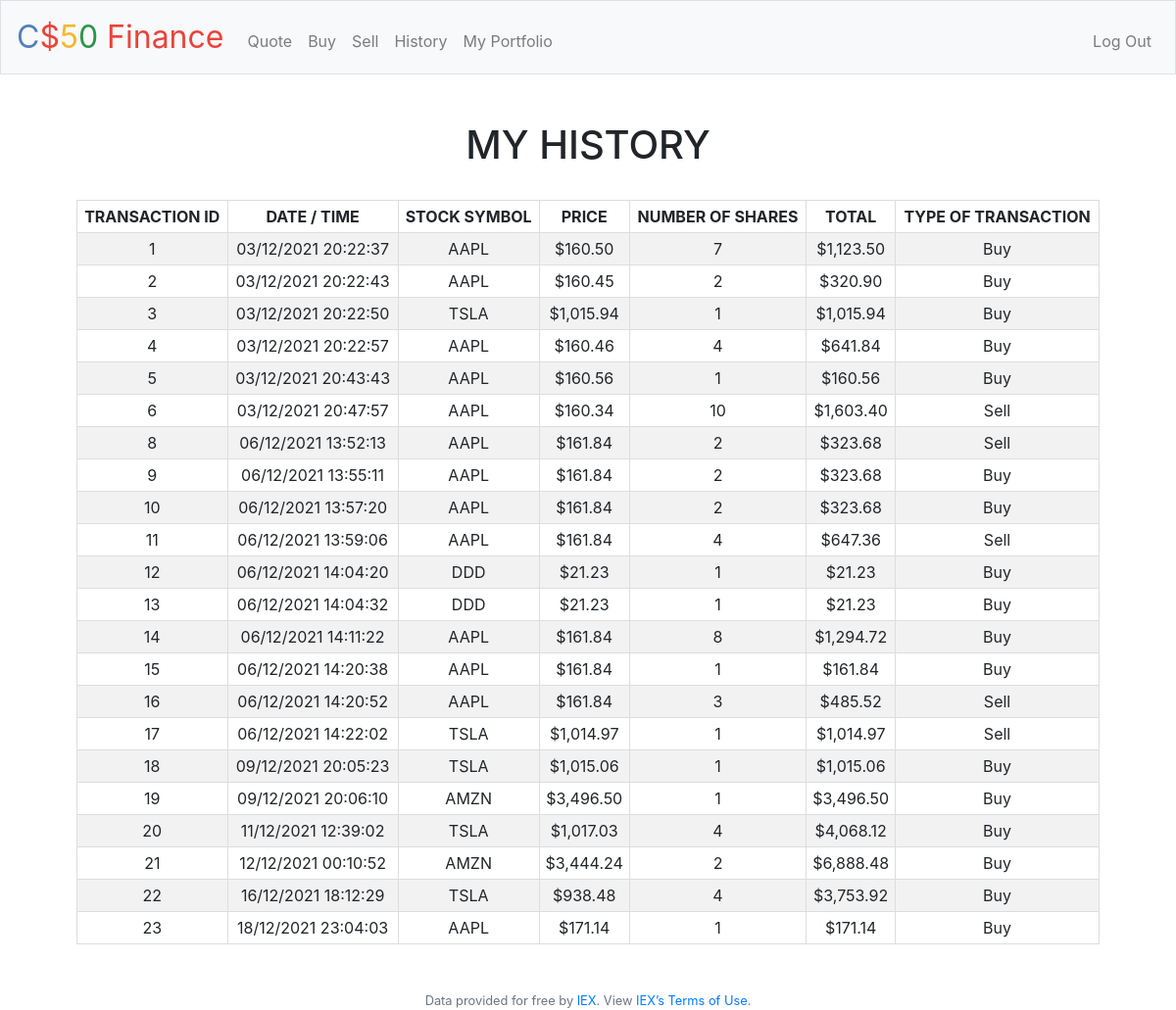
The app's page /history (signed in) with its own data.
### tables this page shows
CREATE TABLE History (TransactionID INTEGER PRIMARY KEY, UsersID int NOT NULL, DateTime text NOT NULL, Symbol text NOT NULL, SymbolBalance int NOT NULL, Price int NOT NULL, Shares int NOT NULL, Total int NOT NULL, Type text NOT NULL, FOREIGN KEY (UsersID) REFERENCES users(id));

### application.py (the view)
@app.route("/history")
@login_required
def history():
    history = db.execute(
        "SELECT TransactionID, DateTime, Symbol, Price, Shares, Total, Type FROM History WHERE UsersID=?", session["user_id"])
    size = db.execute("SELECT COUNT(TransactionID) FROM History WHERE UsersID=?", session["user_id"])
    return render_template("history.html", history=history, size=size)

### application.py (called while the page is built)
@app.after_request
def after_request(response):
    response.headers["Cache-Control"] = "no-cache, no-store, must-revalidate"
    response.headers["Expires"] = 0
    response.headers["Pragma"] = "no-cache"
    return response

### helpers.py (called while the page is built)
def login_required(f):
    @wraps(f)
    def decorated_function(*args, **kwargs):
        if session.get("user_id") is None:
            return redirect("/login")
        return f(*args, **kwargs)
    return decorated_function

def usd(value):
    return f"${value:,.2f}"

### templates/history.html (shortened to what this page needs)
{% extends "layout.html" %}
{% block main %}
    <h1 style="font-size:250%">MY HISTORY</h1>
    <br>
    <table class="portfolio">
        <tr>
            <th>TRANSACTION ID</th>
            <th>DATE / TIME</th>
            <th>STOCK SYMBOL</th>
            <th>PRICE</th>
            <th>NUMBER OF SHARES</th>
            <th>TOTAL</th>
            <th>TYPE OF TRANSACTION</th>
        </tr>
        {% for i in range(size[0]['COUNT(TransactionID)']) %}
        <tr>
            <td>{{ history[i]['TransactionID'] }}</td>
            <td>{{ history[i]['DateTime'] }}</td>
            <td>{{ history[i]['Symbol'] }}</td>
            <td>{{ history[i]['Price'] | usd }}</td>
            <td>{{ history[i]['Shares'] }}</td>
            <td>{{ history[i]['Total'] | usd }}</td>
            <td>{{ history[i]['Type'] }}</td>
        </tr>
        {% endfor %}
    </table>
{% endblock %}

### templates/layout.html (shortened to what this page needs)
<!DOCTYPE html>
<html lang="en">
    <head>
        <link rel="stylesheet" href="https://cdn.jsdelivr.net/npm/bootstrap@4.5.3/dist/css/bootstrap.min.css">
        <link href="/static/styles.css" rel="stylesheet">
    </head>
    <body>
        <nav class="navbar navbar-expand-md navbar-light bg-light border">
            <a class="navbar-brand" href="/"><span class="blue">C</span><span class="red">$</span><span class="yellow">5</span><span class="green">0</span> <span class="red">Finance</span></a>
            <div class="collapse navbar-collapse" id="navbar">
                {% if session.user_id %}
                    <ul class="navbar-nav mr-auto mt-2">
                        <li class="nav-item"><a class="nav-link" href="/quote">Quote</a></li>
                        <li class="nav-item"><a class="nav-link" href="/buy">Buy</a></li>
                        <li class="nav-item"><a class="nav-link" href="/sell">Sell</a></li>
                        <li class="nav-item"><a class="nav-link" href="/history">History</a></li>
                        <li class="nav-item"><a class="nav-link" href="/">My Portfolio</a></li>
                    </ul>
                    <ul class="navbar-nav ml-auto mt-2">
                        <li class="nav-item"><a class="nav-link" href="/logout">Log Out</a></li>
                    </ul>
                {% else %}
                    <ul class="navbar-nav ml-auto mt-2">
                        <li class="nav-item"><a class="nav-link" href="/register">Register</a></li>
                        <li class="nav-item"><a class="nav-link" href="/login">Log In</a></li>
                    </ul>
                {% endif %}
            </div>
        </nav>
        <main class="container p-5">
            {% block main %}{% endblock %}
        </main>
        <footer class="small text-center text-muted">
            Data provided for free by <a href="https://iextrading.com/developer">IEX</a>. View <a href="https://iextrading.com/api-exhibit-a/">IEX’s Terms of Use</a>.
        </footer>
    </body>
</html>

### static/styles.css (style rules this page uses)
nav .navbar-brand { font-size: xx-large; }
nav .navbar-brand .blue { color: #537fbe; }
nav .navbar-brand .red { color: #ea433b; }
nav .navbar-brand .yellow { color: #f5b82e; }
nav .navbar-brand .green { color: #2e944b; }
main { overflow-x: auto; text-align: center; }
.portfolio { border-collapse: collapse; width: 100%; }
.portfolio tr:nth-child(even) { background-color: #f2f2f2; }
.portfolio td, .portfolio th { border: 1px solid #ddd; padding: 4px; }

### records on screen
History: TransactionID "1", DateTime "03/12/2021 20:22:37", Symbol "AAPL", Price "$160.50", Shares "7", Total "$1,123.50", Type "Buy"
History: TransactionID "2", DateTime "03/12/2021 20:22:43", Symbol "AAPL", Price "$160.45", Shares "2", Total "$320.90", Type "Buy"
History: TransactionID "3", DateTime "03/12/2021 20:22:50", Symbol "TSLA", Price "$1,015.94", Shares "1", Total "$1,015.94", Type "Buy"
History: TransactionID "4", DateTime "03/12/2021 20:22:57", Symbol "AAPL", Price "$160.46", Shares "4", Total "$641.84", Type "Buy"
History: TransactionID "5", DateTime "03/12/2021 20:43:43", Symbol "AAPL", Price "$160.56", Shares "1", Total "$160.56", Type "Buy"
History: TransactionID "6", DateTime "03/12/2021 20:47:57", Symbol "AAPL", Price "$160.34", Shares "10", Total "$1,603.40", Type "Sell"
History: TransactionID "8", DateTime "06/12/2021 13:52:13", Symbol "AAPL", Price "$161.84", Shares "2", Total "$323.68", Type "Sell"
History: TransactionID "9", DateTime "06/12/2021 13:55:11", Symbol "AAPL", Price "$161.84", Shares "2", Total "$323.68", Type "Buy"
History: TransactionID "10", DateTime "06/12/2021 13:57:20", Symbol "AAPL", Price "$161.84", Shares "2", Total "$323.68", Type "Buy"
History: TransactionID "11", DateTime "06/12/2021 13:59:06", Symbol "AAPL", Price "$161.84", Shares "4", Total "$647.36", Type "Sell"
History: TransactionID "12", DateTime "06/12/2021 14:04:20", Symbol "DDD", Price "$21.23", Shares "1", Total "$21.23", Type "Buy"
History: TransactionID "13", DateTime "06/12/2021 14:04:32", Symbol "DDD", Price "$21.23", Shares "1", Total "$21.23", Type "Buy"
History: TransactionID "14", DateTime "06/12/2021 14:11:22", Symbol "AAPL", Price "$161.84", Shares "8", Total "$1,294.72", Type "Buy"
History: TransactionID "15", DateTime "06/12/2021 14:20:38", Symbol "AAPL", Price "$161.84", Shares "1", Total "$161.84", Type "Buy"
History: TransactionID "16", DateTime "06/12/2021 14:20:52", Symbol "AAPL", Price "$161.84", Shares "3", Total "$485.52", Type "Sell"
History: TransactionID "17", DateTime "06/12/2021 14:22:02", Symbol "TSLA", Price "$1,014.97", Shares "1", Total "$1,014.97", Type "Sell"
History: TransactionID "18", DateTime "09/12/2021 20:05:23", Symbol "TSLA", Price "$1,015.06", Shares "1", Total "$1,015.06", Type "Buy"
History: TransactionID "19", DateTime "09/12/2021 20:06:10", Symbol "AMZN", Price "$3,496.50", Shares "1", Total "$3,496.50", Type "Buy"
History: TransactionID "20", DateTime "11/12/2021 12:39:02", Symbol "TSLA", Price "$1,017.03", Shares "4", Total "$4,068.12", Type "Buy"
History: TransactionID "21", DateTime "12/12/2021 00:10:52", Symbol "AMZN", Price "$3,444.24", Shares "2", Total "$6,888.48", Type "Buy"
History: TransactionID "22", DateTime "16/12/2021 18:12:29", Symbol "TSLA", Price "$938.48", Shares "4", Total "$3,753.92", Type "Buy"
History: TransactionID "23", DateTime "18/12/2021 23:04:03", Symbol "AAPL", Price "$171.14", Shares "1", Total "$171.14", Type "Buy"
